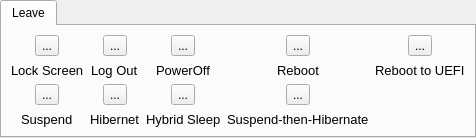
         <widget class="QTabWidget" name="tabWidget_leave">
          <property name="currentIndex">
           <number>0</number>
          </property>
          <widget class="QWidget" name="tab_leave">
           <attribute name="title">
            <string>Leave</string>
           </attribute>
           <layout class="QGridLayout" name="gridLayout_6">
            <item row="0" column="0" alignment="Qt::AlignHCenter">
             <widget class="QToolButton" name="toolButton_lockscreen">
              <property name="text">
               <string>...</string>
              </property>
              <property name="icon">
               <iconset theme="lock">
                <normaloff>.</normaloff>.</iconset>
              </property>
              <property name="checkable">
               <bool>false</bool>
              </property>
             </widget>
            </item>
            <item row="0" column="1" alignment="Qt::AlignHCenter">
             <widget class="QToolButton" name="toolButton_logout">
              <property name="text">
               <string>...</string>
              </property>
              <property name="icon">
               <iconset theme="system-log-out">
                <normaloff>.</normaloff>.</iconset>
              </property>
             </widget>
            </item>
            <item row="1" column="0" alignment="Qt::AlignHCenter">
             <widget class="QLabel" name="lockscreen">
              <property name="font">
               <font>
                <pointsize>10</pointsize>
                <weight>50</weight>
                <bold>false</bold>
               </font>
              </property>
              <property name="text">
               <string>Lock Screen</string>
              </property>
             </widget>
            </item>
            <item row="1" column="1" alignment="Qt::AlignHCenter">
             <widget class="QLabel" name="logout">
              <property name="font">
               <font>
                <pointsize>10</pointsize>
                <weight>50</weight>
                <bold>false</bold>
               </font>
              </property>
              <property name="text">
               <string>Log Out</string>
              </property>
             </widget>
            </item>
            <item row="2" column="2" alignment="Qt::AlignHCenter">
             <widget class="QToolButton" name="toolButton_hybridsleep">
              <property name="toolTip">
               <string>&lt;html&gt;&lt;head/&gt;&lt;body&gt;&lt;p&gt;suspends the system both to RAM and disk, so a complete power loss does not result in lost data&lt;/p&gt;&lt;/body&gt;&lt;/html&gt;</string>
              </property>
              <property name="text">
               <string>...</string>
              </property>
              <property name="icon">
               <iconset theme="system-suspend">
                <normaloff>.</normaloff>.</iconset>
              </property>
             </widget>
            </item>
            <item row="3" column="2" alignment="Qt::AlignHCenter">
             <widget class="QLabel" name="hybridsleep">
              <property name="font">
               <font>
                <pointsize>10</pointsize>
               </font>
              </property>
              <property name="text">
               <string>Hybrid Sleep</string>
              </property>
             </widget>
            </item>
            <item row="3" column="3" alignment="Qt::AlignHCenter">
             <widget class="QLabel" name="suspendthenhibernate">
              <property name="font">
               <font>
                <pointsize>10</pointsize>
               </font>
              </property>
              <property name="text">
               <string>Suspend-then-Hibernate</string>
              </property>
             </widget>
            </item>
            <item row="2" column="3" alignment="Qt::AlignHCenter">
             <widget class="QToolButton" name="toolButton_suspenthenhibernate">
              <property name="toolTip">
               <string>&lt;html&gt;&lt;head/&gt;&lt;body&gt;&lt;p&gt;initially suspends the system to RAM and if it is not interrupted then the system will be woken using an RTC alarm and hibernated&lt;/p&gt;&lt;/body&gt;&lt;/html&gt;</string>
              </property>
              <property name="text">
               <string>...</string>
              </property>
              <property name="icon">
               <iconset theme="system-suspend-hibernate">
                <normaloff>.</normaloff>.</iconset>
              </property>
             </widget>
            </item>
            <item row="0" column="2" alignment="Qt::AlignHCenter">
             <widget class="QToolButton" name="toolButton_poweroff">
              <property name="text">
               <string>...</string>
              </property>
              <property name="icon">
               <iconset theme="system-shutdown">
                <normaloff>.</normaloff>.</iconset>
              </property>
             </widget>
            </item>
            <item row="1" column="2" alignment="Qt::AlignHCenter">
             <widget class="QLabel" name="poweroff">
              <property name="font">
               <font>
                <pointsize>10</pointsize>
               </font>
              </property>
              <property name="text">
               <string>PowerOff</string>
              </property>
             </widget>
            </item>
            <item row="3" column="0" alignment="Qt::AlignHCenter">
             <widget class="QLabel" name="suspend">
              <property name="font">
               <font>
                <pointsize>10</pointsize>
               </font>
              </property>
              <property name="text">
               <string>Suspend</string>
              </property>
             </widget>
            </item>
            <item row="2" column="0" alignment="Qt::AlignHCenter">
             <widget class="QToolButton" name="toolButton_suspend">
              <property name="text">
               <string>...</string>
              </property>
              <property name="icon">
               <iconset theme="system-suspend">
                <normaloff>.</normaloff>.</iconset>
              </property>
             </widget>
            </item>
            <item row="0" column="3" alignment="Qt::AlignHCenter">
             <widget class="QToolButton" name="toolButton_reboot">
              <property name="text">
               <string>...</string>
              </property>
              <property name="icon">
               <iconset theme="system-reboot">
                <normaloff>.</normaloff>.</iconset>
              </property>
             </widget>
            </item>
            <item row="1" column="3" alignment="Qt::AlignHCenter">
             <widget class="QLabel" name="reboot">
              <property name="font">
               <font>
                <pointsize>10</pointsize>
               </font>
              </property>
              <property name="text">
               <string>Reboot</string>
              </property>
             </widget>
            </item>
            <item row="0" column="4" alignment="Qt::AlignHCenter">
             <widget class="QToolButton" name="toolButton_rebbotuefi">
              <property name="toolTip">
               <string>&lt;html&gt;&lt;head/&gt;&lt;body&gt;&lt;p&gt;system's firmware UEFI setup utility to show at next boot&lt;/p&gt;&lt;/body&gt;&lt;/html&gt;</string>
              </property>
              <property name="text">
               <string>...</string>
              </property>
              <property name="icon">
               <iconset theme="system-reboot">
                <normaloff>.</normaloff>.</iconset>
              </property>
             </widget>
            </item>
            <item row="1" column="4" alignment="Qt::AlignHCenter">
             <widget class="QLabel" name="rebootuefi">
              <property name="font">
               <font>
                <pointsize>10</pointsize>
               </font>
              </property>
              <property name="text">
               <string>Reboot to UEFI</string>
              </property>
             </widget>
            </item>
            <item row="2" column="1" alignment="Qt::AlignHCenter">
             <widget class="QToolButton" name="toolButton_hibernate">
              <property name="text">
               <string>...</string>
              </property>
              <property name="icon">
               <iconset theme="system-suspend-hibernate">
                <normaloff>.</normaloff>.</iconset>
              </property>
             </widget>
            </item>
            <item row="3" column="1" alignment="Qt::AlignHCenter">
             <widget class="QLabel" name="hibernate">
              <property name="font">
               <font>
                <pointsize>10</pointsize>
               </font>
              </property>
              <property name="text">
               <string>Hibernet</string>
              </property>
             </widget>
            </item>
           </layout>
          </widget>
         </widget>
